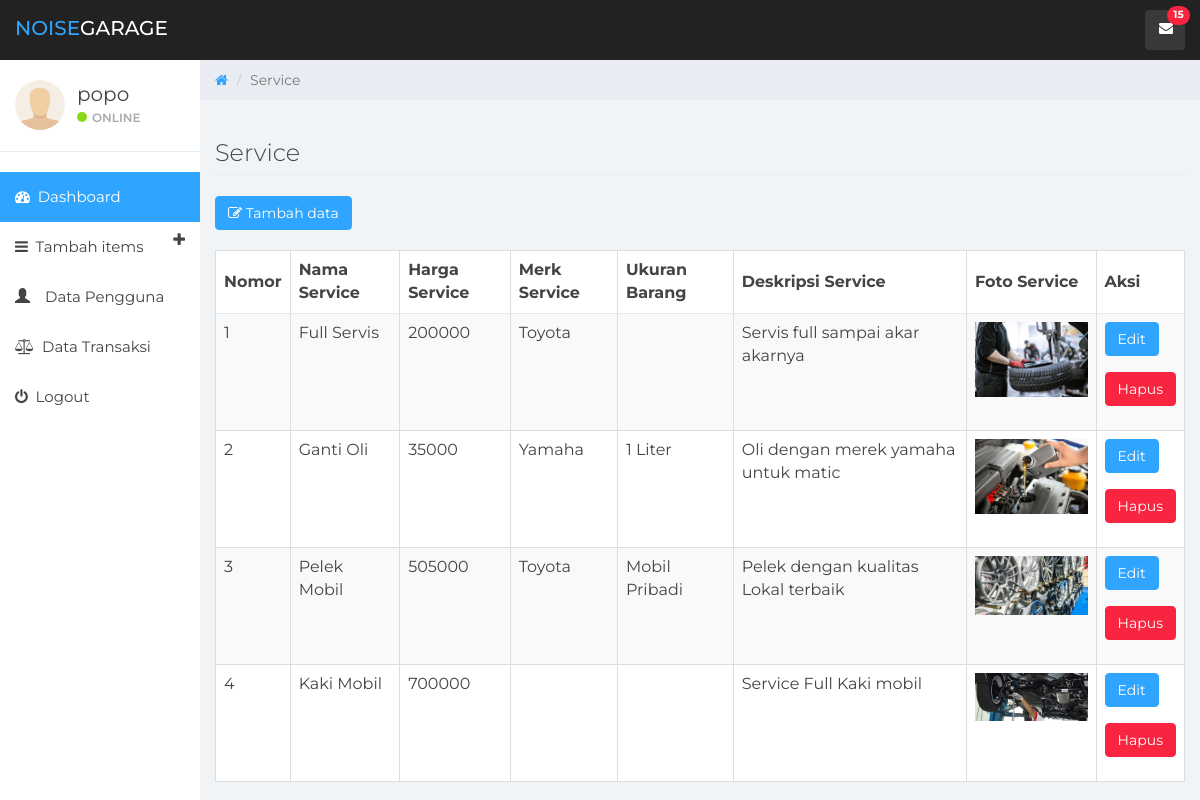
Screenshot of /admin/pageservice.php (signed in) with the database file from the repository.
### tables this page shows
CREATE TABLE `tabel_service` (
  `id_service` int(11) NOT NULL,
  `nama_service` varchar(32) NOT NULL,
  `harga_service` int(11) NOT NULL,
  `merek_service` varchar(32) DEFAULT NULL,
  `ukuran_service` varchar(16) DEFAULT NULL,
  `deskripsi_service` varchar(300) NOT NULL,
  `image_service` varchar(300) NOT NULL
);

### admin/data_service.php (called while the page is built, shortened)
<?php
require_once '../config/koneksi.php';
try {
    $sql = 'SELECT * FROM `tabel_service`';
    $q = $db->query($sql);
} catch (PDOException $e) {
    die("Tidak Bisa Membuka Database $database_name :" . $e->getMessage());
}

### admin/pageservice.php (the view, shortened to what this page needs)
<?php
include 'header.php';
include 'slider.php';
?>
<?php
require_once('data_service.php');
?>
<div class="col-sm-9 col-sm-offset-3 col-lg-10 col-lg-offset-2 main">
    <div class="row">
        <ol class="breadcrumb">
            <li><a href="index.php">
                    <em class="fa fa-home"></em>
                </a></li>
            <li class="active">Service</li>
        </ol>
    </div>
    <div class="row">
        <div class="col-lg-12">
            <h3 class="page-header">Service</h3>
        </div>
    </div>
    <div class="table-responsive">
        <div>
            <a href="addservice.php" class="btn btn-primary">
                <i class="fa fa-edit"></i>
                Tambah data
            </a>
        </div>
        <br>
        <table id="dataservice" class="table table-striped table-bordered">
            <thead>
                <tr>
                    <th>Nomor</th>
                    <th>Nama Service</th>
                    <th>Harga Service</th>
                    <th>Merk Service</th>
                    <th>Ukuran Barang</th>
                    <th>Deskripsi Service</th>
                    <th>Foto Service</th>
                    <th>Aksi</th>
                </tr>
            </thead>
            <tbody>
                <?php
                $no = 0;
                while ($row = $q->fetch()) :
                    $no++;
                    $nama_service = $row['nama_service'];
                    $harga_service = $row['harga_service'];
                    $merek_service = $row['merek_service'];
                    $ukuran_service = $row['ukuran_service'];
                    $deskripsi_service = $row['deskripsi_service'];
                    $image_service = $row['image_service'];
                ?>
                    <tr>
                        <td><?php echo $no ?></td>
                        <td><?php echo $nama_service ?></td>
                        <td><?php echo $harga_service ?></td>
                        <td><?php echo $merek_service ?></td>
                        <td><?php echo $ukuran_service ?></td>
                        <td><?php echo $deskripsi_service ?></td>
                        <td align="center">
                            <img src="vendor/img/servis/<?= $image_service ?>" class="img-responsive"width="150px">
                        </td>
                        <td>
                            <form action="editservice.php" method="POST">
                                <button type=" submit" class="btn btn-primary">Edit</button>
                            </form>
                            <form action="config/hapusservice.php" method="POST">
                                <button type="submit" class="btn btn-danger">Hapus</button>
                        </td>
                    </tr>
                <?php endwhile; ?>
            </tbody>
        </table>
    </div>
</div>

### admin/header.php (shortened to what this page needs)
<head>
    <link href="vendor/css/bootstrap.min.css" rel="stylesheet">
    <link href="vendor/css/font-awesome.min.css" rel="stylesheet">
    <link href="vendor/css/datepicker3.css" rel="stylesheet">
    <link href="vendor/css/styles.css" rel="stylesheet">
</head>
<body>
    <nav class="navbar navbar-custom navbar-fixed-top" role="navigation">
        <div class="container-fluid">
            <div class="navbar-header">
                <a class="navbar-brand" href="#"><span>Noise</span>Garage</a>
                <ul class="nav navbar-top-links navbar-right">
                    <li class="dropdown"><a class="dropdown-toggle count-info" data-toggle="dropdown" href="#">
                            <em class="fa fa-envelope"></em><span class="label label-danger">15</span>
                        </a>
                    </li>
                </ul>
            </div>
        </div>
    </nav>

### admin/slider.php (shortened to what this page needs)
<div id="sidebar-collapse" class="col-sm-3 col-lg-2 sidebar">
    <div class="profile-sidebar">
        <div class="profile-userpic">
            <img src="vendor/img/<?php echo $_SESSION['user']['photo'] ?>" class="img-responsive" alt="">
        </div>
        <div class="profile-usertitle">
            <div class="profile-usertitle-name"><?php echo  $_SESSION["user"]["username"] ?></div>
            <div class="profile-usertitle-status"><span class="indicator label-success"></span>Online</div>
        </div>
    </div>
    <ul class="nav menu">
        <li class="active"><a href="index.php"><em class="fa fa-dashboard">&nbsp;</em> Dashboard</a></li>
        <li class="parent "><a data-toggle="collapse" href="#sub-item-1">
                <em class="fa fa-navicon">&nbsp;</em> Tambah items <span data-toggle="collapse" href="#sub-item-1" class="icon pull-right"><em class="fa fa-plus"></em></span>
            </a>
        </li>
        <li><a href="pagepengguna.php"><em class="glyphicon glyphicon-user">&nbsp;</em>Data Pengguna</a></li>
        <li><a href="pagetransaksi.php"><em class="fa fa-balance-scale">&nbsp;</em> Data Transaksi</a></li>
        <li><a href="../logout.php"><em class="fa fa-power-off">&nbsp;</em> Logout</a></li>
    </ul>
</div>

### rows the page displays
tabel_service: nama_service "Full Servis", harga_service "200000", merek_service "Toyota", deskripsi_service "Servis full sampai akar akarnya", image_service (picture)
tabel_service: nama_service "Ganti Oli", harga_service "35000", merek_service "Yamaha", ukuran_service "1 Liter", deskripsi_service "Oli dengan merek yamaha untuk matic", image_service (picture)
tabel_service: nama_service "Pelek Mobil", harga_service "505000", merek_service "Toyota", ukuran_service "Mobil Pribadi", deskripsi_service "Pelek dengan kualitas Lokal terbaik", image_service (picture)
tabel_service: nama_service "Kaki Mobil", harga_service "700000", deskripsi_service "Service Full Kaki mobil", image_service (picture)

### other values shown
$_SESSION["user"]["username"] "popo"
